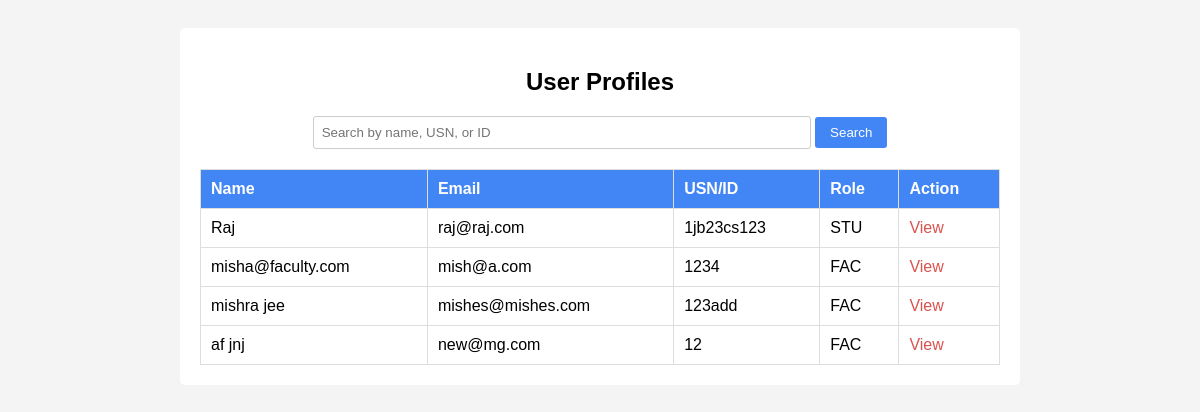
Page /faculty/dashboard/userview (signed in) on the earlier database version.
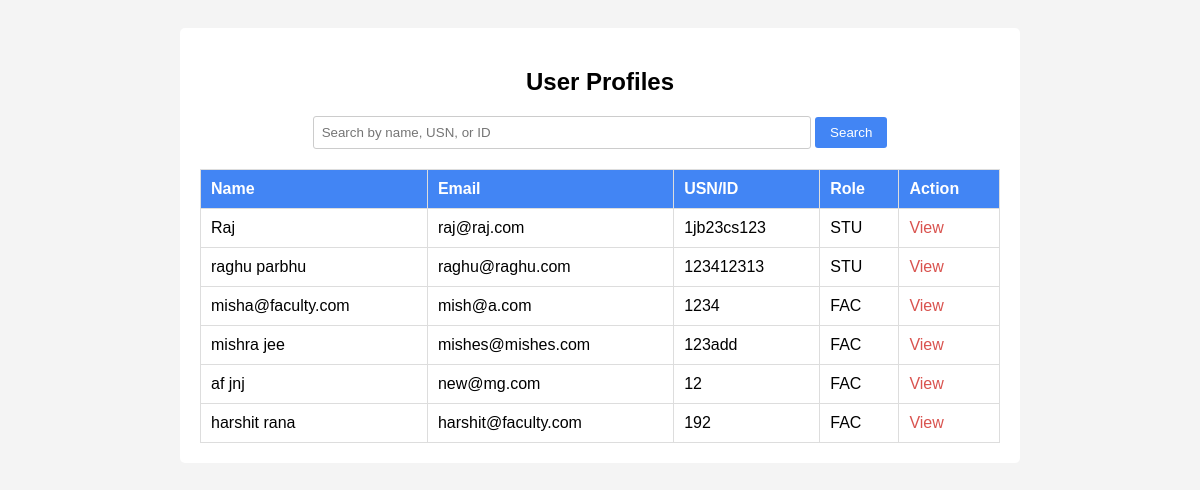
Same page on the later database version.
### core/models.py (models this page shows, shortened)
class Student(models.Model):
    name = models.CharField(max_length=50,null=False,verbose_name='FULL NAME')
    usn = models.CharField(max_length=50,primary_key=True,verbose_name='USN')
    email = models.EmailField(max_length=254,null=False,verbose_name='EMAIL')
    user = models.OneToOneField(User, on_delete=models.CASCADE,related_name='studentuser',null=True,blank=True)
    book = models.ManyToManyField(Book, verbose_name='Books',related_name='alloted_books_by_std',blank=True)

class User(AbstractUser):
    class Role_choice(models.TextChoices):
        STUDENT = "STU", "Student"
        FACULTY = "FAC", "Faculty"
        LIBRARIAN = "LIB", "Librarian"
        ADMIN = "ADM", "Admin"
    role = models.CharField(max_length=50,choices=Role_choice.choices,default=Role_choice.STUDENT)

class Faculty(models.Model):
    name = models.CharField(max_length=50,null=False,verbose_name='FULL NAME')
    id = models.CharField(max_length=50,primary_key=True,verbose_name='ID')
    email = models.EmailField(max_length=254,null=False,verbose_name='EMAIL')
    user = models.OneToOneField(User, on_delete=models.CASCADE,related_name='facultyuser',null=True,blank=True)
    book = models.ManyToManyField(Book, verbose_name='Books',related_name='alloted_books_by_faculty',blank=True)

### core/views.py (the view)
# urls.py: path('faculty/dashboard/userview',UserView.as_view(),name='userlist'),
class UserView(LoginRequiredMixin,UserPassesTestMixin,ListView):
    template_name = 'core/searchUser.html'
    context_object_name = 'UserList'
    def get_queryset(self):
        query = self.request.GET.get("q")
        students = Student.objects.all()
        faculty = Faculty.objects.all()
        if query:
            students = students.filter(Q(name__icontains=query) | Q(usn__icontains=query))
            faculty = faculty.filter(Q(name__icontains=query) | Q(id__icontains=query))
        return list(students) + list(faculty)
    def test_func(self):
        return self.request.user.is_staff

### core/templates/core/searchUser.html (shortened to what this page needs)
<!DOCTYPE html>
<html lang="en">
<head>
</head>
<body>
    <div class="container">
        <h2>User Profiles</h2>
        <form method="get" action="" class="search">
            <input type="text" name="q" placeholder="Search by name, USN, or ID" value="{{ request.GET.q }}">
            <input type="submit" value="Search">
        </form>
        {% if UserList %}
        <table>
            <tr>
                <th>Name</th>
                <th>Email</th>
                <th>USN/ID</th>
                <th>Role</th>
                <th>Action</th>
            </tr>
            {% for profile in UserList %}
            <tr>
                <td>{{ profile.name }}</td>
                <td>{{ profile.email }}</td>
                <td>{% if profile.usn %}{{ profile.usn }}{% elif profile.id %}{{ profile.id }}{% endif %}</td>
                <td>{{ profile.user.role }}</td>
                <td>
                    {% if profile.usn %}
                        <a href="{% url 'userdetail' 'student' profile.usn %}">View</a>
                    {% elif profile.id %}
                        <a href="{% url 'userdetail' 'faculty' profile.id %}">View</a>
                    {% endif %}
                </td>
            </tr>
            {% endfor %}
        </table>
        {% else %}
        <p>No users found.</p>
        {% endif %}
    </div>
</body>
</html>

Differences in the rows shown:
added Student: name "raghu parbhu", email "raghu@raghu.com", usn "123412313", user.role "STU", shows "View"
added Faculty: name "harshit rana", email "harshit@faculty.com", id "192", user.role "FAC", shows "View"
